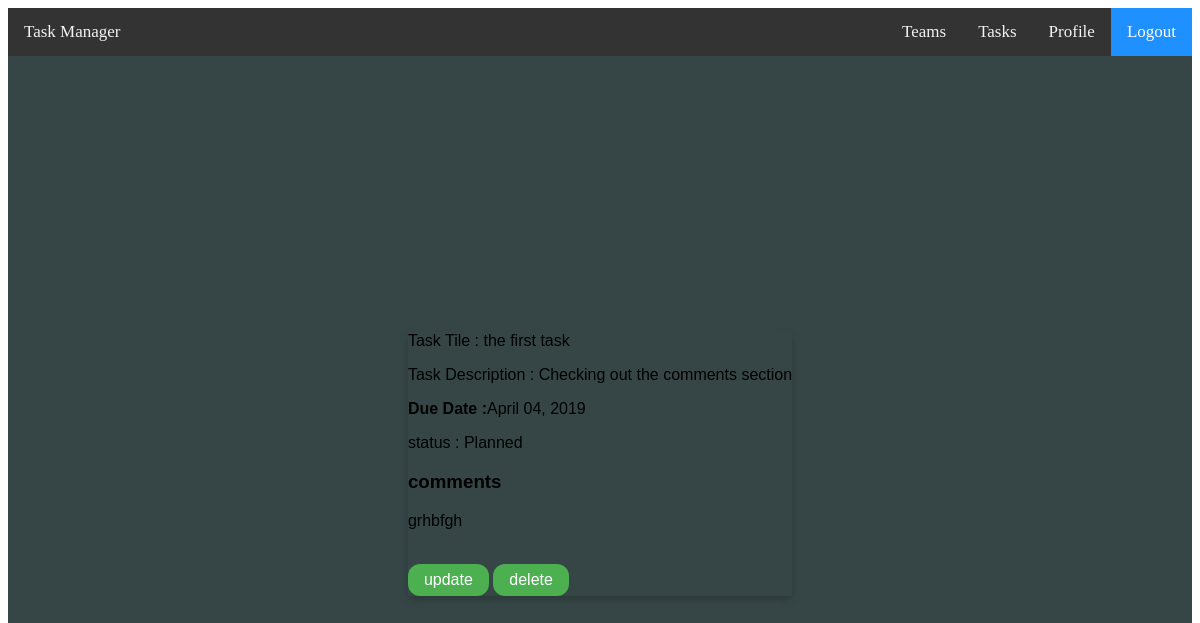
Screenshot of /tasks/11/ with the database file from the repository.
### users/models.py (models this page shows, shortened)
class Task(models.Model):
    title = models.CharField(max_length=140)
    description = models.TextField(blank = True, null = True)
    created_date = models.DateField(default=timezone.now, blank=True, null=True)
    due_date = models.DateField(blank=True, null=True)
    priority = models.IntegerField(default='0')
    TeamName = models.CharField(max_length=25,blank=True,null=True)
    creator = models.ForeignKey(
        User, related_name="todo_created_by", on_delete=models.CASCADE
    )
    comment = models.TextField(max_length=500,blank=True,null=True)
    assignee = models.ForeignKey(
        User,
        blank=True,
        null=True,
        related_name="todo_assigned_to",
        on_delete=models.CASCADE,
    )
    STATUSES = (
        ('Planned ', 'Planned'),
        ('Inprogress', 'Inprogress'),
        ('Done', 'Done'),
    )
    status = models.CharField(max_length=15,null=True, choices=STATUSES, default='Planned')
    def __str__(self):
        return self.title
    class Meta:
        ordering = ["priority"]

### users/views.py (the view)
# urls.py: path('tasks/<int:pk>/', user_views.TaskDetailView.as_view(), name='task-detail'),
class TaskDetailView(DetailView):
    model = Task

### templates/users/task_detail.html
{% extends "loginbase.html" %}
{% block content %}
  <div class="card">
        <p>Task Tile : {{object}}</p>
        <p>Task Description : {{object.description}}</p>
        <p><b>Due Date :</b>{{object.due_date|date:"F d, Y"}}</p>
             <p>status : {{object.status}}</p>
            <div>
                 <h3>comments</h3>
                 <p> {{object.comment}}</p>
                 <br>
             </div>
        <a href=" {% url 'task-update' object.id %}" class="button">update</a>
        <a href=" {% url 'task-delete' object.id %}"class="button">delete</a>
     </div>
{% endblock content %}

### static/css/cards.css (style rules this page uses)
.card { box-shadow: 0 4px 8px 0 rgba(0,0,0,0.2); transition: 0.3s; }

### static/css/buttons.css (style rules this page uses)
.button { background-color: #4CAF50; border: none; color: white; padding: 7px 16px; text-align: center; text-decoration: none; display: inline-block; font-size: 16px; border-radius: 12px; }

### rows the page displays
Task: title "the first task", description "Checking out the comments section", due_date "April 04, 2019", status "Planned", comment "grhbfgh"
